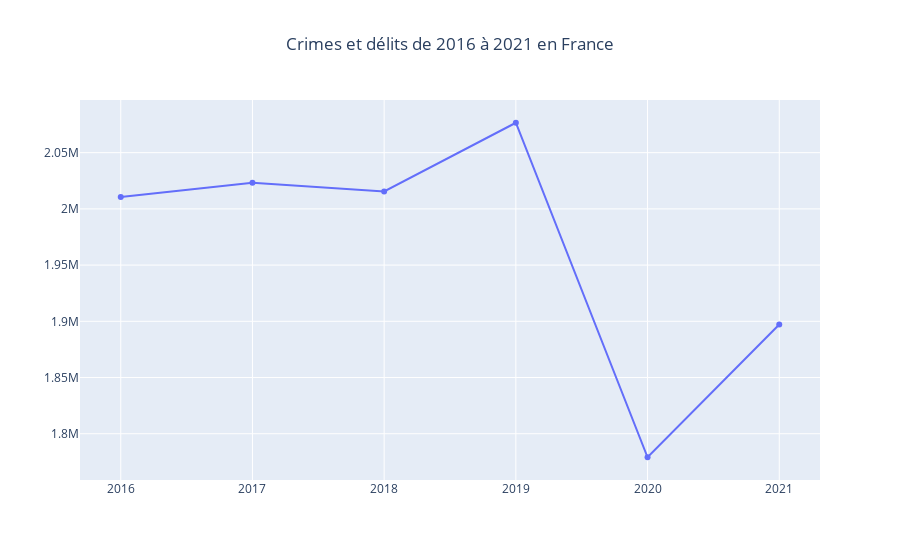

The code cell stored with this chart in its notebook:
### Code cell
df = pd.DataFrame(dict(
    date=[2016, 2017, 2018, 2019, 2020, 2021],
    value=[2010631, 2023243, 2015477, 2076613, 1779092, 1897183],
))

fig = go.Figure()
fig.add_trace(go.Scatter(
    name="crimes et délits",
    mode="markers+lines", x=df["date"], y=df["value"],
))
fig.update_xaxes(showgrid=True, ticklabelmode="period")
fig.update_layout(title_text='Crimes et délits de 2016 à 2021 en France', title_x=0.5)
fig.show()

### Figure 1 — Plotly figure (JSON) as saved in the notebook; plotly's stock layout.template omitted (floating-point values rounded to 4 significant figures)
{"data": [{"mode": "markers+lines", "name": "crimes et délits", "type": "scatter", "x": [2016, 2017, 2018, 2019, 2020, 2021], "y": [2010631, 2023243, 2015477, 2076613, 1779092, 1897183]}], "layout": {"title": {"text": "Crimes et délits de 2016 à 2021 en France", "x": 0.5}, "xaxis": {"showgrid": true, "ticklabelmode": "period"}}}
